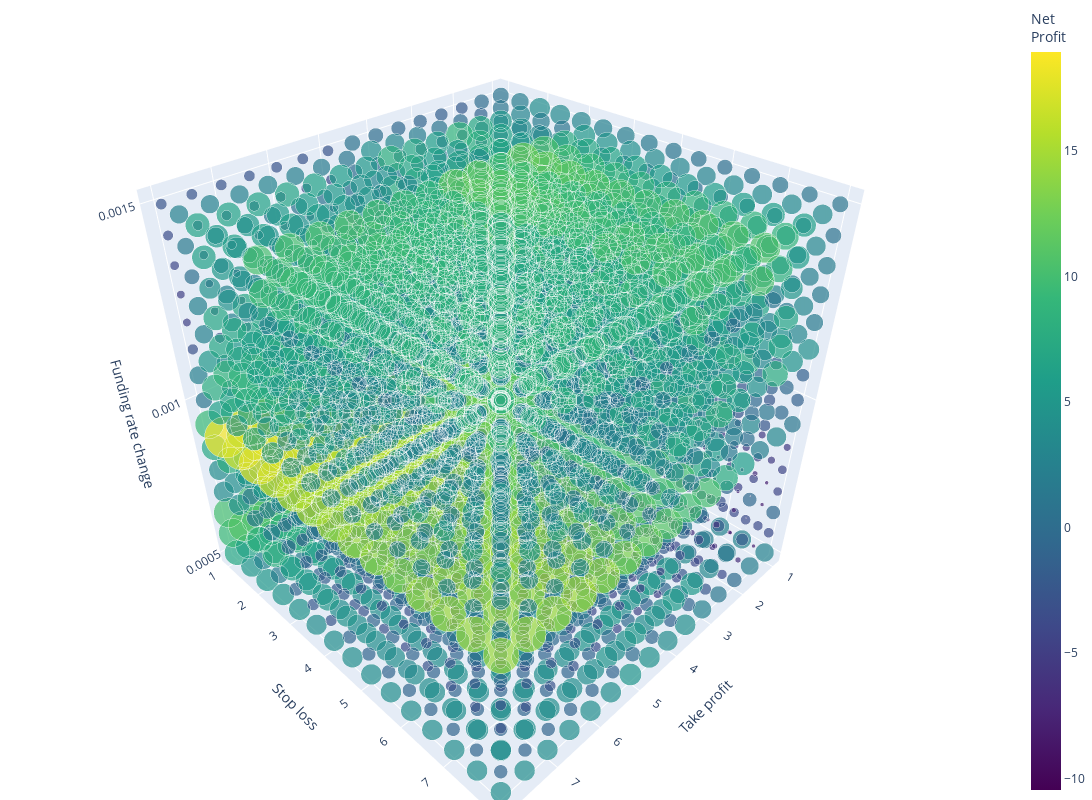

Notebook code cell kept with this figure:
### Code cell
fig = go.Figure(data=go.Scatter3d(
    x=X1,
    y=Y1,
    z=Z1,
    mode='markers+text',
    marker=dict(
        sizemode='diameter',
        size=net_profits + abs(min(net_profits)),
        color=net_profits,
        colorscale = 'Viridis',
        colorbar_title = 'Net<br>Profit',
    ),
))

fig.update_layout(
    scene=dict(
        xaxis_title='Take profit',
        yaxis_title='Stop loss',
        zaxis_title='Funding rate change'
    ),
    margin=dict(l=0, r=0, b=0, t=0),
    width=1200,
    height=800,
)
fig.show()

### Figure 1 — Plotly figure (JSON) as saved in the notebook; plotly's stock layout.template omitted (floating-point values rounded to 4 significant figures; data arrays with more than 128 entries replaced by an {"elided": "..."} marker saying what was removed)
{"data": [{"marker": {"color": {"elided": "3375 float values"}, "colorbar": {"title": {"text": "Net<br>Profit"}}, "colorscale": [[0, "#440154"], [0.1111, "#482878"], [0.2222, "#3e4989"], [0.3333, "#31688e"], [0.4444, "#26828e"], [0.5556, "#1f9e89"], [0.6667, "#35b779"], [0.7778, "#6ece58"], [0.8889, "#b5de2b"], [1, "#fde725"]], "size": {"elided": "3375 float values"}, "sizemode": "diameter"}, "mode": "markers+text", "type": "scatter3d", "x": {"elided": "3375 float values"}, "y": {"elided": "3375 float values"}, "z": {"elided": "3375 float values"}}], "layout": {"height": 800, "margin": {"b": 0, "l": 0, "r": 0, "t": 0}, "scene": {"aspectmode": "auto", "aspectratio": {"x": 1, "y": 1, "z": 1}, "camera": {"projection": {"type": "perspective"}}, "xaxis": {"title": {"text": "Take profit"}, "type": "linear"}, "yaxis": {"title": {"text": "Stop loss"}, "type": "linear"}, "zaxis": {"title": {"text": "Funding rate change"}, "type": "linear"}}, "width": 1200}}
